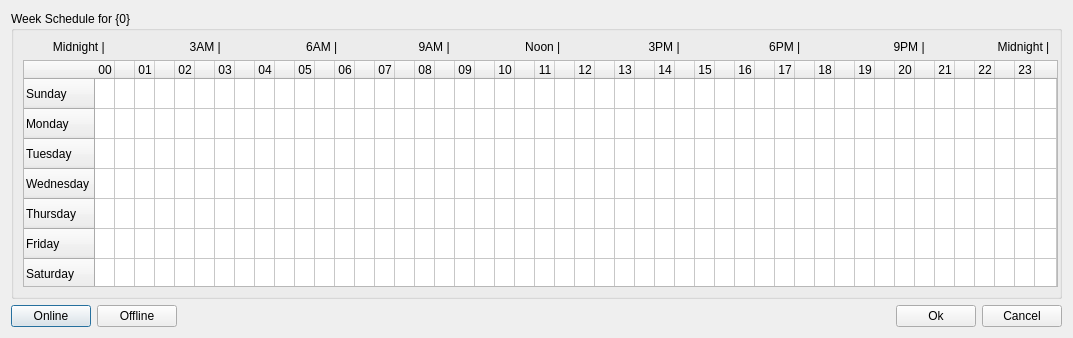
<?xml version="1.0" encoding="UTF-8"?>
<ui version="4.0">
 <class>nodeSchedulerDialog</class>
 <widget class="QDialog" name="nodeSchedulerDialog">
  <property name="geometry">
   <rect>
    <x>0</x>
    <y>0</y>
    <width>1073</width>
    <height>338</height>
   </rect>
  </property>
  <property name="sizePolicy">
   <sizepolicy hsizetype="Minimum" vsizetype="Minimum">
    <horstretch>0</horstretch>
    <verstretch>0</verstretch>
   </sizepolicy>
  </property>
  <property name="minimumSize">
   <size>
    <width>1073</width>
    <height>338</height>
   </size>
  </property>
  <property name="maximumSize">
   <size>
    <width>1073</width>
    <height>338</height>
   </size>
  </property>
  <property name="windowTitle">
   <string>Dialog</string>
  </property>
  <layout class="QFormLayout" name="formLayout">
   <property name="fieldGrowthPolicy">
    <enum>QFormLayout::AllNonFixedFieldsGrow</enum>
   </property>
   <item row="0" column="0" colspan="2">
    <widget class="QGroupBox" name="editorGroup">
     <property name="sizePolicy">
      <sizepolicy hsizetype="Expanding" vsizetype="Expanding">
       <horstretch>1</horstretch>
       <verstretch>1</verstretch>
      </sizepolicy>
     </property>
     <property name="title">
      <string>Week Schedule for {0}</string>
     </property>
     <layout class="QGridLayout" name="gridLayout_2">
      <item row="0" column="0">
       <layout class="QHBoxLayout" name="horizontalLayout">
        <item>
         <widget class="QLabel" name="hourLabel_01">
          <property name="text">
           <string>         Midnight |</string>
          </property>
         </widget>
        </item>
        <item>
         <widget class="QLabel" name="hourLabel_02">
          <property name="text">
           <string>                 3AM |</string>
          </property>
         </widget>
        </item>
        <item>
         <widget class="QLabel" name="hourLabel_03">
          <property name="text">
           <string>                   6AM |</string>
          </property>
         </widget>
        </item>
        <item>
         <widget class="QLabel" name="hourLabel_04">
          <property name="text">
           <string>                    9AM |</string>
          </property>
         </widget>
        </item>
        <item>
         <widget class="QLabel" name="hourLabel_05">
          <property name="text">
           <string>                   Noon |</string>
          </property>
         </widget>
        </item>
        <item>
         <widget class="QLabel" name="hourLabel_06">
          <property name="text">
           <string>                       3PM |</string>
          </property>
         </widget>
        </item>
        <item>
         <widget class="QLabel" name="hourLabel_07">
          <property name="text">
           <string>                         6PM |</string>
          </property>
         </widget>
        </item>
        <item>
         <widget class="QLabel" name="hourLabel_08">
          <property name="text">
           <string>                          9PM |</string>
          </property>
         </widget>
        </item>
        <item>
         <widget class="QLabel" name="hourLabel_09">
          <property name="text">
           <string>                    Midnight |</string>
          </property>
         </widget>
        </item>
       </layout>
      </item>
      <item row="1" column="0">
       <widget class="QTableWidget" name="scheduleTable">
        <property name="minimumSize">
         <size>
          <width>1035</width>
          <height>212</height>
         </size>
        </property>
        <property name="verticalScrollBarPolicy">
         <enum>Qt::ScrollBarAlwaysOff</enum>
        </property>
        <property name="horizontalScrollBarPolicy">
         <enum>Qt::ScrollBarAlwaysOff</enum>
        </property>
        <property name="autoScroll">
         <bool>false</bool>
        </property>
        <property name="editTriggers">
         <set>QAbstractItemView::NoEditTriggers</set>
        </property>
        <property name="tabKeyNavigation">
         <bool>false</bool>
        </property>
        <property name="showDropIndicator" stdset="0">
         <bool>false</bool>
        </property>
        <property name="dragDropOverwriteMode">
         <bool>false</bool>
        </property>
        <property name="wordWrap">
         <bool>false</bool>
        </property>
        <property name="cornerButtonEnabled">
         <bool>false</bool>
        </property>
        <attribute name="horizontalHeaderDefaultSectionSize">
         <number>20</number>
        </attribute>
        <attribute name="horizontalHeaderStretchLastSection">
         <bool>true</bool>
        </attribute>
        <attribute name="verticalHeaderStretchLastSection">
         <bool>true</bool>
        </attribute>
        <row>
         <property name="text">
          <string>Sunday</string>
         </property>
        </row>
        <row>
         <property name="text">
          <string>Monday</string>
         </property>
        </row>
        <row>
         <property name="text">
          <string>Tuesday</string>
         </property>
        </row>
        <row>
         <property name="text">
          <string>Wednesday</string>
         </property>
        </row>
        <row>
         <property name="text">
          <string>Thursday</string>
         </property>
        </row>
        <row>
         <property name="text">
          <string>Friday</string>
         </property>
        </row>
        <row>
         <property name="text">
          <string>Saturday</string>
         </property>
        </row>
        <column>
         <property name="text">
          <string>00</string>
         </property>
        </column>
        <column>
         <property name="text">
          <string/>
         </property>
        </column>
        <column>
         <property name="text">
          <string>01</string>
         </property>
        </column>
        <column>
         <property name="text">
          <string/>
         </property>
        </column>
        <column>
         <property name="text">
          <string>02</string>
         </property>
        </column>
        <column>
         <property name="text">
          <string/>
         </property>
        </column>
        <column>
         <property name="text">
          <string>03</string>
         </property>
        </column>
        <column>
         <property name="text">
          <string/>
         </property>
        </column>
        <column>
         <property name="text">
          <string>04</string>
         </property>
        </column>
        <column>
         <property name="text">
          <string/>
         </property>
        </column>
        <column>
         <property name="text">
          <string>05</string>
         </property>
        </column>
        <column>
         <property name="text">
          <string/>
         </property>
        </column>
        <column>
         <property name="text">
          <string>06</string>
         </property>
        </column>
        <column>
         <property name="text">
          <string/>
         </property>
        </column>
        <column>
         <property name="text">
          <string>07</string>
         </property>
        </column>
        <column>
         <property name="text">
          <string/>
         </property>
        </column>
        <column>
         <property name="text">
          <string>08</string>
         </property>
        </column>
        <column>
         <property name="text">
          <string/>
         </property>
        </column>
        <column>
         <property name="text">
          <string>09</string>
         </property>
        </column>
        <column>
         <property name="text">
          <string/>
         </property>
        </column>
        <column>
         <property name="text">
          <string>10</string>
         </property>
        </column>
        <column>
         <property name="text">
          <string/>
         </property>
        </column>
        <column>
         <property name="text">
          <string>11</string>
         </property>
        </column>
        <column>
         <property name="text">
          <string/>
         </property>
        </column>
        <column>
         <property name="text">
          <string>12</string>
         </property>
        </column>
        <column>
         <property name="text">
          <string/>
         </property>
        </column>
        <column>
         <property name="text">
          <string>13</string>
         </property>
        </column>
        <column>
         <property name="text">
          <string/>
         </property>
        </column>
        <column>
         <property name="text">
          <string>14</string>
         </property>
        </column>
        <column>
         <property name="text">
          <string/>
         </property>
        </column>
        <column>
         <property name="text">
          <string>15</string>
         </property>
        </column>
        <column>
         <property name="text">
          <string/>
         </property>
        </column>
        <column>
         <property name="text">
          <string>16</string>
         </property>
        </column>
        <column>
         <property name="text">
          <string/>
         </property>
        </column>
        <column>
         <property name="text">
          <string>17</string>
         </property>
        </column>
        <column>
         <property name="text">
          <string/>
         </property>
        </column>
        <column>
         <property name="text">
          <string>18</string>
         </property>
        </column>
        <column>
         <property name="text">
          <string/>
         </property>
        </column>
        <column>
         <property name="text">
          <string>19</string>
         </property>
        </column>
        <column>
         <property name="text">
          <string/>
         </property>
        </column>
        <column>
         <property name="text">
          <string>20</string>
         </property>
        </column>
        <column>
         <property name="text">
          <string/>
         </property>
        </column>
        <column>
         <property name="text">
          <string>21</string>
         </property>
        </column>
        <column>
         <property name="text">
          <string/>
         </property>
        </column>
        <column>
         <property name="text">
          <string>22</string>
         </property>
        </column>
        <column>
         <property name="text">
          <string/>
         </property>
        </column>
        <column>
         <property name="text">
          <string>23</string>
         </property>
        </column>
        <column>
         <property name="text">
          <string/>
         </property>
        </column>
       </widget>
      </item>
     </layout>
    </widget>
   </item>
   <item row="1" column="0" colspan="2">
    <layout class="QHBoxLayout" name="buttonsLayout">
     <item>
      <widget class="QPushButton" name="onlineButton">
       <property name="text">
        <string>Online</string>
       </property>
      </widget>
     </item>
     <item>
      <widget class="QPushButton" name="offlineButton">
       <property name="text">
        <string>Offline</string>
       </property>
      </widget>
     </item>
     <item>
      <spacer name="horizontalSpacer">
       <property name="orientation">
        <enum>Qt::Horizontal</enum>
       </property>
       <property name="sizeHint" stdset="0">
        <size>
         <width>40</width>
         <height>20</height>
        </size>
       </property>
      </spacer>
     </item>
     <item>
      <widget class="QPushButton" name="okButton">
       <property name="text">
        <string>Ok</string>
       </property>
      </widget>
     </item>
     <item>
      <widget class="QPushButton" name="cancelButton">
       <property name="text">
        <string>Cancel</string>
       </property>
      </widget>
     </item>
    </layout>
   </item>
  </layout>
 </widget>
 <tabstops>
  <tabstop>okButton</tabstop>
  <tabstop>cancelButton</tabstop>
 </tabstops>
 <resources/>
 <connections/>
</ui>
